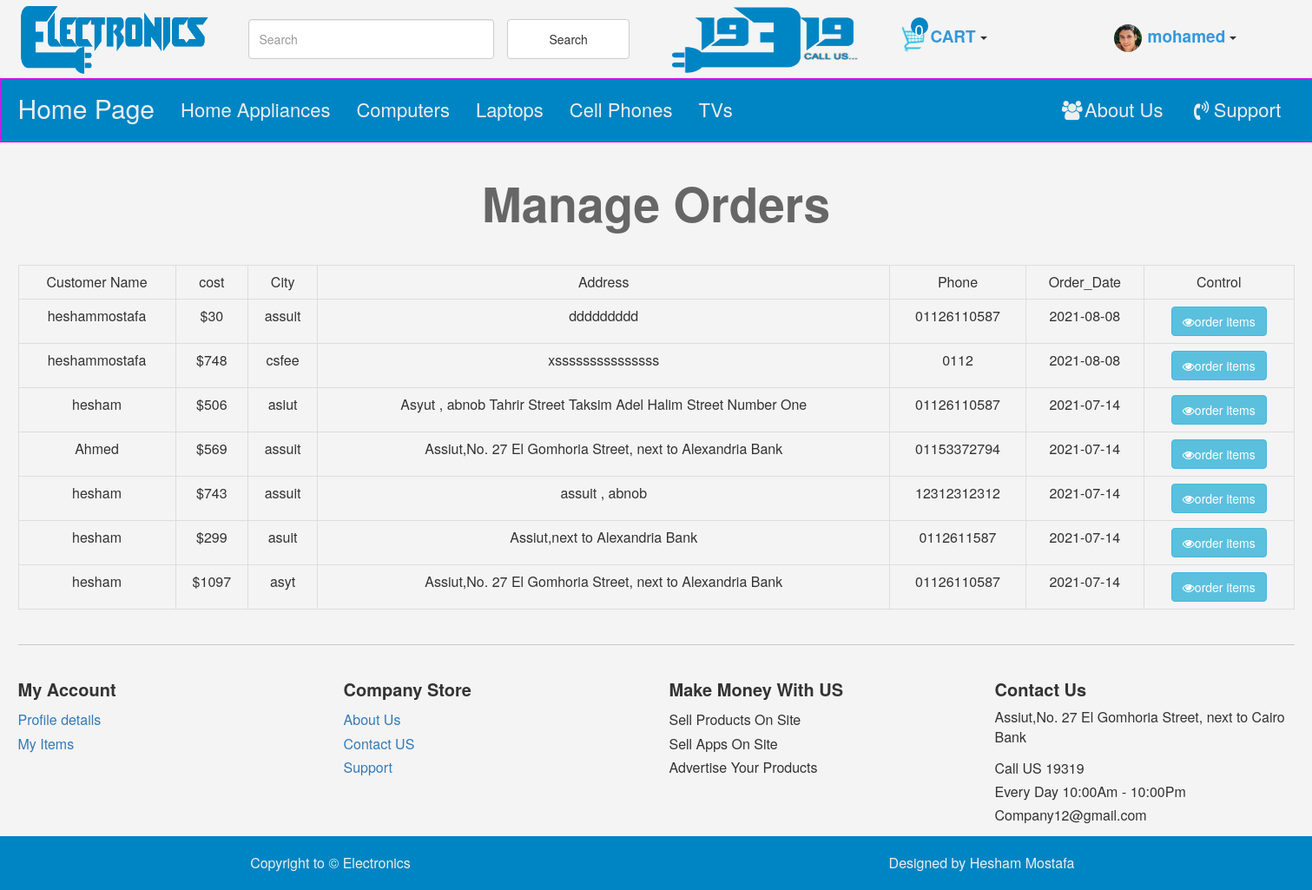
The app's page /orders.php (signed in), older data.
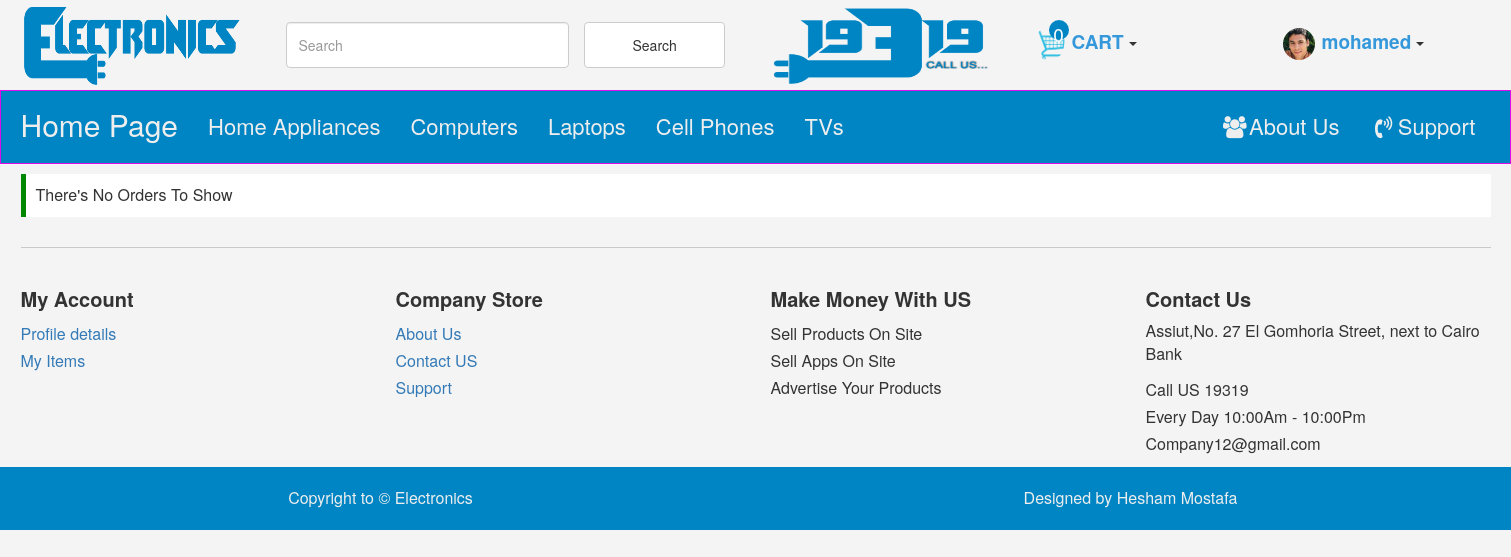
The same page, newer data.
### tables this page shows
CREATE TABLE `users` (
  `UserId` int(11) NOT NULL COMMENT 'to identify user',
  `UserName` varchar(255) NOT NULL COMMENT 'user to login',
  `Password` varchar(255) NOT NULL COMMENT 'password to login',
  `Email` varchar(255) NOT NULL,
  `FullName` varchar(255) DEFAULT NULL,
  `GroupId` int(11) NOT NULL DEFAULT 0 COMMENT 'ideintify user group',
  `truststatus` int(11) NOT NULL DEFAULT 0 COMMENT 'seller rank',
  `Regstatus` int(11) NOT NULL DEFAULT 0 COMMENT 'user approval',
  `Date` date NOT NULL,
  `Avatar` varchar(255) DEFAULT NULL
);

CREATE TABLE `categories` (
  `Id` int(11) NOT NULL,
  `Name` varchar(255) NOT NULL,
  `Describtion` text NOT NULL,
  `Parent` int(11) NOT NULL,
  `Ordering` int(11) NOT NULL,
  `Visibility` tinyint(4) NOT NULL DEFAULT 0,
  `Allow_Comment` tinyint(4) NOT NULL DEFAULT 0,
  `Allow_Ads` tinyint(4) NOT NULL DEFAULT 0
);

CREATE TABLE `orders` (
  `Order_Number` int(11) NOT NULL,
  `Customer_Id` int(11) NOT NULL,
  `Customer_Name` varchar(255) NOT NULL,
  `Order_Cost` varchar(255) NOT NULL,
  `Deliver_To` varchar(255) NOT NULL,
  `Address` text NOT NULL,
  `Email` varchar(255) NOT NULL,
  `Phone` varchar(255) NOT NULL,
  `Order_Date` date NOT NULL,
  `delivered` int(11) NOT NULL DEFAULT 0,
  `Comment` text DEFAULT NULL
);

### in.php (called while the page is built, shortened)
<?php
	include "admin/connect.php";
	$tpl='include/templates/';
	$func="include/functions/";
	$css="layout/css/";
	include $func."functions.php";
	include $tpl."header.php";
 ?>

### include/functions/functions.php (called while the page is built, shortened)
<?php
	function GetAllFrom($field,$table,$where=null,$and=null,$orderby="id",$ordering='DESC'){
		global $connect;
		$GetAll=$connect->prepare("SELECT $field FROM $table  $where $and order by $orderby $ordering");
		$GetAll->execute();
		$All=$GetAll->fetchAll();
		return $All;
	}
	function countItem($item,$table,$where=null){
		global $connect;
		$statment=$connect->prepare("select count($item) from $table $where");
		$statment->execute();
		return $statment->fetchColumn();
	}
?>

### orders.php (the view, shortened to what this page needs)
<?php
	if(isset($_SESSION["userperson"])){
        include "in.php";
		$do="";
		if(isset($_GET['do'])){
				$do=$_GET['do'];
		}else{
				$do='Manage';
		}
		if($do=="Manage"){
			$stmt=$connect->prepare("select * from orders where delivered=0 order by Order_Date desc");
			$stmt->execute();
			$rows=$stmt->fetchAll();
			if (! empty($rows)) {
?>
				<h1 class="text-center">Manage Orders</h1>
				<div class="container">
					<div class="table-responsive">
						<table class="main-table text-center table table-bordered">
							<tr>
								<td>Customer Name</td>
								<td>cost</td>
                                <td>City</td>
                                <td>Address</td>
                                <td>Phone</td>
								<td>Order_Date</td>
								<td>Control</td>
							</tr>
							<?php
								foreach ($rows as $row) {
									echo "<tr>";
										echo "<td>".$row['Customer_Name']."</td>";
										echo "<td>".$row['Order_Cost']."</td>";
										echo "<td>".$row['Deliver_To']."</td>";
                                        echo "<td>".$row['Address']."</td>";
										echo "<td>".$row['Phone']."</td>";
										echo "<td>".$row['Order_Date']."</td>";
										echo "<td>
											<a href='orders.php?do=view&order_id=".$row['Order_Number']."' class='btn btn-info'><i class='fa fa-eye'></i>order items</a>";
										echo " </td>";
									echo "</tr>";
								}
							?>
						</table>
					</div>
				</div>
<?php
			}else{
				Echo "<div class='container'>";
					Echo '<div class="nice-message">There\'s No Orders To Show</div>';
				Echo"</div>";
			}
?>
<?php
        }
        include $tpl."footer.php";
    }
    else{
		header("location:index.php");
		exit();
	}
?>

### include/templates/header.php (shortened to what this page needs)
<html>
        <link rel="stylesheet" type="text/css" href="<?php echo $css; ?>bootstrap.min.css">
        <link rel="stylesheet" type="text/css" href="<?php echo $css; ?>font-awesome.min.css">
        <link rel="stylesheet" type="text/css" href="<?php echo $css; ?>zoom-main.css">
		<link rel="stylesheet" type="text/css" href="<?php echo $css; ?>jquery-ui.css">
        <link rel="stylesheet" type="text/css" href="<?php echo $css; ?>jquery.selectBoxIt.css">
		<link rel="stylesheet" type="text/css" href="<?php echo $css; ?>front.css">
    <body>
    	<div class="upper-bar">
    		<div class="container">
				<div class="row">
					<div class="col-xs-4 col-sm-2">
						<div class="logo-img">
							<img src="layout/images/project_logo.png" class="img-responsive" alt="Logo Image">
						</div>
					</div>
					<div class="col-sm-4 hidden-xs">
						<div class="row">
							<div class="form">
								<form class="navbar-form row search-form" role="search" method="POST" action="index.php?do=search">
										<div class="form-group col-xs-8">
											<input type="text" class="form-control search" placeholder="Search" autocomplete="off" name="search">
										</div>
										<div class="form-group col-xs-4">
											<button type="submit" class="btn btn-default search-btn">Search</button>
										</div>
								</form>
							</div>
						</div>
					</div>
					<div class="col-sm-2 hidden-xs">
						<div class="callus-img">
							<img src="layout\images\call_us.png" class="img-responsive" alt="call us Image">
						</div>
					</div>
					<div class="col-xs-4 col-sm-2">
						<div class="shopping-cart">
							<?php
							if(isset($_SESSION["userperson"])){
								$userid=$_SESSION["userperson_id"];
								$count=countItem("User_Id","cart_items","where User_Id=$userid");
									if($count>0){
										Echo "<span class='btn btn-default dropdown-toggle' data-toggle='dropdown'>";
											Echo "<img class='my-img img-circle' src='layout/images/shopping-cart.png' alt=''/>";
											Echo"<span class='count'>$count</span>";
											Echo "<span class='cart'>";
												Echo  "CART";
											Echo"</span>";
											Echo "<span class='caret'></span>";
										Echo "</span>";
										$stmt=$connect->prepare("SELECT items.*,cart_items.*
											from items
											INNER JOIN cart_items
											on items.Item_Id=cart_items.Item_Id
											where
												cart_items.User_Id=?
											order by
												cart_items.Id desc
										");
										$stmt->execute(array($userid));
										$rows=$stmt->fetchAll();
										?>
										<div class="dropdown-menu cart-dropdown">
											<?php
											if (!empty($rows)) {
												foreach ($rows as $row) {
													echo "<div class='container-fluid'>";
														Echo "<div class='row'>";
															echo "<div class='col-xs-4'>";
																echo "<div class='cart-thumbnails'>";
																	if (empty($row['Avatar'])) {
																		Echo "<img class='img-responsive img-thumbnail center-block' style='max-height:250px; max-width:300px;' src='admin/uploads/avatars/itemsavatars/im.png' alt=''/>";
																	}else{
																		Echo "<img class='img-responsive img-thumbnail center-block' style='max-height:250px;max-width:300px;' src='admin\uploads\avatars\itemsavatars\\".$row['Item_Id']."\\".$row['Avatar']."'alt=''/>";
																	}
																echo "</div>";
															echo "</div>";
															echo "<div class='col-xs-8'>";
																echo "<div>";
																	echo $row['Name'];
																echo "</div>";
																echo "<div>";
																	echo "<span>";
																		echo $row['Required_Quantity'];
																	echo "</span>";
																	echo "<span> * </span>";
																	echo $row['Price'];
																echo "</div>";
															echo "</div>";
														echo "</div>";
														echo "<div role='separator' class='divider'></div>";
													echo "</div>";
												}
											}
											?>
											<div class='container-fluid'>
												<div class="row">
													<div class="col-xs-6">
														<div class="cart-button">
														<a href='shopping_cart.php' class='btn btn-success'>View Cart</a>
														</div>
													</div>
													<div class="col-xs-6 pull-right">
														<div class="cart-button">
															<a href='checkout.php' class='btn btn-primary'><i class='fa fa-check'></i>Checkout</a>
														</div>
													</div>
												</div>
											</div>
										</div>
										<?php
										$userstatus=checkuserstatus($sessionuser);
										if($userstatus==1){
										}
									}else{
										Echo "<span class='btn btn-default dropdown-toggle' data-toggle='dropdown'>";
											Echo "<img class='my-img img-circle' src='layout/images/shopping-cart.png' alt=''/>";
											Echo"<span class='count'>0</span>";
											Echo "<span class='cart'>";
												Echo  "CART";
											Echo"</span>";
											Echo "<span class='caret'></span>";
										Echo "</span>";
									}
					} ?>
						</div>
					</div>
					<div class="col-xs-4 col-sm-2">
						<div class="account">
							<?php
							if(isset($_SESSION["userperson"])){
								$stmt=$connect->prepare("select * from users where UserName=?");
								$stmt->execute(array($_SESSION["userperson"]));
								$rows=$stmt->fetchAll();
								foreach ($rows as $row) {
									if (empty($row['Avatar'])) {
										Echo "<span class='btn btn-default dropdown-toggle' data-toggle='dropdown'>";
											Echo "<img class='my-img img-circle' src='admin/uploads/avatars/memberavatar/1.png' alt=''/>";
												Echo "<span class='vissible-name'>";
													Echo  $_SESSION['userperson'];
												Echo"</span>";
											Echo "<span class='caret'></span>";
										Echo "</span>";
									}else{
										Echo "<span class='btn btn-default dropdown-toggle' data-toggle='dropdown'>";
											Echo "<img class='my-img img-circle' src='admin\uploads\avatars\memberavatar\\".$row['UserId']."\\".$row['Avatar']."'alt=''/>";
												Echo "<span class='vissible-name'>";
													Echo  $_SESSION['userperson'];
												Echo"</span>";
											Echo "<span class='caret'></span>";
										Echo "</span>";
									}
								}
								?>
								<?php
						} ?>
						</div>
					</div>
				</div>
    		</div>
    	</div>
		<nav class="navbar navbar-inverse">
		  <div class="container">
		    <div class="navbar-header">
		      <a class="navbar-brand" href="index.php">Home <span>Page</span></a>
		    </div>
		    <div class="collapse navbar-collapse" id="app-nav">
		      <ul class="nav navbar-nav mr-auto">
<?php
				$categories=GetAllFrom("*","categories","where Parent=0","","Id","ASC") ;
			    foreach ($categories as $cat) {
					echo '<li><a href="categories.php?pageid='.$cat['Id'].'">'.$cat['Name'].'</a></li>';
			    }
?>
		      </ul>
			  <ul class="nav navbar-nav navbar-right mr-auto">
				  <li><a href="about-us.php"><i class="fa fa-users fa-fw"></i>About Us</a></li>
				  <li><a href="support.php"><i class="fa fa-volume-control-phone fa-fw"></i>Support</a></li>
			  </ul>
		    </div>
		  </div>
		</nav>

### include/templates/footer.php (shortened to what this page needs)
		<div class="container">
			<hr class="custom-hr"/>
			<div class="row">
				<div class="col-xs-6 col-md-3">
					<div class="account">
						<h3>My Account</h3>
						<ul class="list-unstyled">
							<?php
								if(isset($_SESSION["userperson"])){
									echo "<li><a href='profile.php'>Profile details</a></li>";
									echo "<li><a href='profile.php#my-ads'>My Items</a></li>";
								}else{
									echo "<li><a href='login.php'>Profile details</a></li>";
									echo "<li><a href='login.php'>My items</a></li>";
								}
							?>
						</ul>
					</div>
				</div>
				<div class="col-xs-6 col-md-3">
					<div class="store">
						<h3>Company Store</h3>
						<ul class="list-unstyled">
							<li><a href='about-us.php'>About Us</a></li>
							<?php
							if(isset($_SESSION["userperson"])){
								echo "<li><a href='contact.php'>Contact US</a></li>";
							}else{
								echo "<li><a href='login.php'>Contact US</a></li>";
							}
							?>
							<li><a href='support.php'>Support</a></li>
						</ul>
					</div>
				</div>
				<div class="col-xs-6 col-md-3">
					<div class="profit">
						<h3>Make Money With US</h3>
						<ul class="list-unstyled">
							<li>Sell Products On Site</li>
							<li>Sell Apps On Site</li>
							<li>Advertise Your Products</li>
						</ul>
					</div>
				</div>
				<div class="col-xs-6 col-md-3">
					<div class="contact-us">
						<h3>Contact Us</h3>
						<p>Assiut,No. 27 El Gomhoria Street, next to Cairo Bank</p>
						<ul class="list-unstyled">
							<li>Call US 19319</li>
							<li>Every Day 10:00Am - 10:00Pm</li>
							<li>Company12@gmail.com</li>
						</ul>
					</div>
				</div>
			</div>
		</div>
		<div class="footer text-center">
			<div class="container ">
				<div class="row">
					<div class="copyright col-xs-12 col-sm-6">Copyright to &copy; Electronics</div>
					<div class="design col-xs-12 col-sm-6">Designed by Hesham Mostafa</div>
				</div>
			</div>
		</div>
    </body>
</html>

### layout/css/front.css (style rules this page uses)
body { background: #F4F4F4; font-size: 16px; }
@media (min-width: 1200px) { .container { width: 1500px; } }
.nice-message { padding: 10px; background: #FFF; margin: 10px 0; border-left: 5px solid #080; }
.custom-hr { border-top: 1px solid #c9c9c9; }
.navbar { min-height: 71px; margin-bottom: 0; border-radius: 0; }
.navbar-brand { min-height: 71px; }
.navbar-inverse .navbar-nav > li { font-size: 18px; }
.navbar-inverse .navbar-nav > li > a { padding-top: 25px; padding-bottom: 25px; font-size: 22px; }
.navbar-inverse .navbar-brand { color:#bbb; font-size: 30px; line-height:37px; }
.navbar-inverse { background-color: #0085C4; border-color: #dd0ae9; }
.navbar-inverse .navbar-nav>li>a { color: #EEE; }
.navbar-inverse .navbar-brand { color: #EEE; }
.upper-bar .my-img { width: 32px; height: 32px; }
.upper-bar .logo-img img, .upper-bar .callus-img img { max-height: 90px; }
.upper-bar img { height: 100%; width: 100%; }
.form { margin: 0; height: 90px; max-height: 100%; max-width: 100%; }
.form .search-form { margin: auto; height: 46px; position: relative; top: 22px; }
.search-form .search, .search-form .search-btn { width: 100%; height: 46px; }
.search-form >div:nth-child(2) { padding-left: 0; }
.account, .shopping-cart { margin: 0; height: 90px; max-height: 100%; max-width: 100%; }
.account >span, .shopping-cart >span { margin: auto auto; height: 46px; position: relative; top: 22px; background: #F4F4F4; border: none; font-size: 19px; }
.account >span .vissible-name, .shopping-cart >span .cart { padding-left: 7px; padding-right: 5px; font-weight: bold; color: #3498db; }
.shopping-cart .count { position: absolute; width: 20px; height: 20px; color: #fff; left: 28px; bottom: 28px; background: #0085C4; border-radius: 50%; text-align: center; }
.account h3, .store h3, .profit h3, .contact-us h3 { font-size: 20px; font-weight: bold; }
.account ul li, .store ul li, .profit ul li, .contact-us ul li { line-height: 1.7; }
.footer { background-color: #0085C4; color: #EEE; }
.footer .copyright, .footer .design { padding: 20px; }
h1 { font-size: 55px; margin:40px 0; font-weight: bold; color: #666; }

Row changes from the older to the newer data that the page shows:
removed orders: Customer_Name "heshammostafa", Order_Cost "$30", Deliver_To "assuit", Address "ddddddddd", Phone "01126110587", Order_Date "2021-08-08"
removed orders: Customer_Name "heshammostafa", Order_Cost "$748", Deliver_To "csfee", Address "xsssssssssssssss", Phone "0112", Order_Date "2021-08-08"
removed orders: Customer_Name "hesham", Order_Cost "$506", Deliver_To "asiut", Address "Asyut , abnob Tahrir Street Taksim Adel Halim Street Number One", Phone "01126110587", Order_Date "2021-07-14"
removed orders: Customer_Name "Ahmed", Order_Cost "$569", Deliver_To "assuit", Address "Assiut,No. 27 El Gomhoria Street, next to Alexandria Bank", Phone "01153372794", Order_Date "2021-07-14"
removed orders: Customer_Name "hesham", Order_Cost "$743", Deliver_To "assuit", Address "assuit , abnob", Phone "12312312312", Order_Date "2021-07-14"
removed orders: Customer_Name "hesham", Order_Cost "$299", Deliver_To "asuit", Address "Assiut,next to Alexandria Bank", Phone "0112611587", Order_Date "2021-07-14"
removed orders: Customer_Name "hesham", Order_Cost "$1097", Deliver_To "asyt", Address "Assiut,No. 27 El Gomhoria Street, next to Alexandria Bank", Phone "01126110587", Order_Date "2021-07-14"
Text that changed along with them:
text no longer shown: "Manage Orders Customer Name cost City Address Phone Order_Date Control"
text now shown: "There ' s No Orders To Show"
